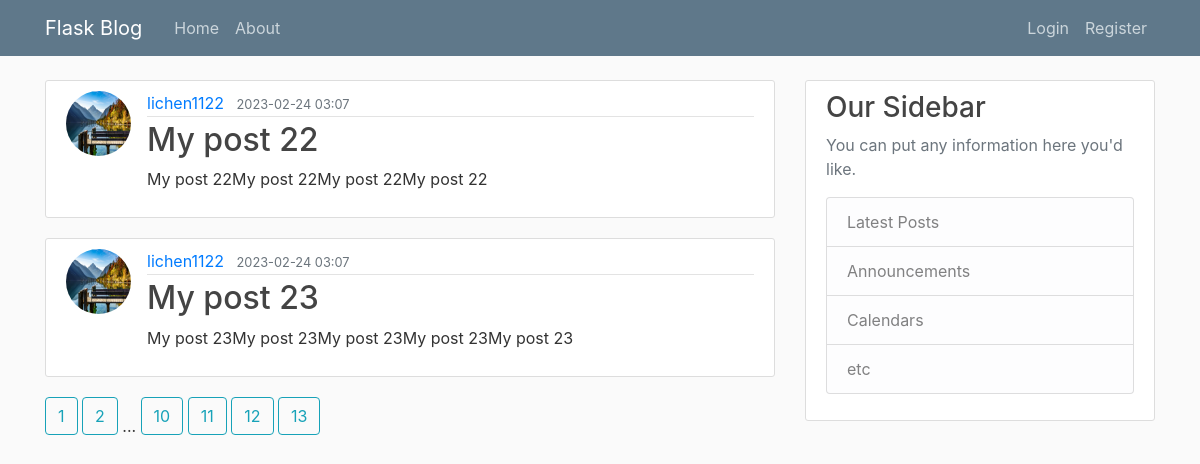
Screenshot of /home?page=12 with the database file from the repository.
### flaskblog/models.py (models this page shows, shortened)
class Post(db.Model):
    id = db.Column(db.Integer, primary_key=True)
    title = db.Column(db.String(100), nullable=False)
    date_posted = db.Column(db.DateTime, nullable=False, default=datetime.utcnow())
    content = db.Column(db.Text, nullable=False)
    author_id = db.Column(db.Integer, db.ForeignKey("user.id"), nullable=False)
    author = db.relationship('User', back_populates='posts', lazy=True)

class User(db.Model, UserMixin):
    id = db.Column(db.Integer, primary_key = True )
    username = db.Column(db.String(20), unique=True, nullable=False)
    email = db.Column(db.String(120), unique=True, nullable=False)
    image_file = db.Column(db.String(20), nullable=False, default='default.jpg')
    password = db.Column(db.String(60), nullable=False)
    posts = db.relationship('Post', back_populates='author', lazy=True)

### flaskblog/routes.py (the view)
@app.route("/")
@app.route("/home")
def home():
    page = request.args.get('page', 1, type=int) # set default value to 1, and type is integer
    posts = Post.query.paginate(page=page, per_page=2)
    return render_template('home.html', posts=posts)

### flaskblog/templates/home.html
{% extends "layout.html" %}
{% block content %}
    {% for post in posts.items %}
        <article class="media content-section">
            <img class= "rounded-circle article-img" src="{{ url_for('static',filename='profile_pics/'+post.author.image_file) }}" alt="{{ post.author.username }}">
            <div class="media-body">
                <div class="article-metadata">
                    <a class="mr-2" href="#">{{ post.author.username }}</a>
                    <small class="text-muted">{{ post.date_posted.strftime("%Y-%m-%d %H:%M") }}</small>
                </div>
                <h2><a class="article-title" href="{{ url_for('post', post_id=post.id) }}">{{ post.title }}</a></h2>
                <p class="article-content">{{ post.content }}</p>
            </div>
        </article>
    {% endfor %}
    {% for page_num in posts.iter_pages() %}
        {% if page_num %}
            <a class="btn btn-outline-info mb-4" href="{{ url_for("home", page=page_num) }}">{{ page_num }}</a>
        {% else %}
            ...
        {% endif %}
    {% endfor %}
{% endblock content %}

### flaskblog/static/main.css (style rules this page uses)
body { background: #fafafa; color: #333333; margin-top: 5rem; }
h1, h2, h3, h4, h5, h6 { color: #444444; }
.content-section { background: #ffffff; padding: 10px 20px; border: 1px solid #dddddd; border-radius: 3px; margin-bottom: 20px; }
.article-title { color: #444444; }
.article-content { white-space: pre-line; }
.article-img { height: 65px; width: 65px; margin-right: 16px; }
.article-metadata { padding-bottom: 1px; margin-bottom: 4px; border-bottom: 1px solid #e3e3e3 }

### rows the page displays
Post: image_file (picture), author.username "lichen1122", date_posted "2023-02-24 03:07", title "My post 22", content "My post 22My post 22My post 22My post 22"
Post: image_file (picture), author.username "lichen1122", date_posted "2023-02-24 03:07", title "My post 23", content "My post 23My post 23My post 23My post 23My post 23"

### other values shown
{{ page_num }} "1" "2" "10" "11" "12" "13"
